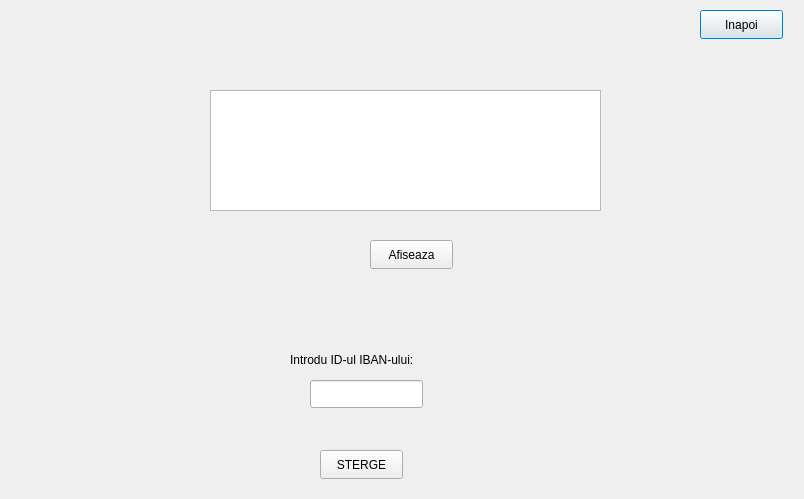
<?xml version="1.0" encoding="UTF-8"?>
<ui version="4.0">
 <class>fereastreStergereIBAN</class>
 <widget class="QDialog" name="fereastreStergereIBAN">
  <property name="geometry">
   <rect>
    <x>0</x>
    <y>0</y>
    <width>804</width>
    <height>499</height>
   </rect>
  </property>
  <property name="windowTitle">
   <string>Dialog</string>
  </property>
  <property name="styleSheet">
   <string notr="true">#fereastreStergereIBAN
{
background:url(:/imaginebuna.png)
}
</string>
  </property>
  <widget class="QLabel" name="label">
   <property name="geometry">
    <rect>
     <x>290</x>
     <y>350</y>
     <width>171</width>
     <height>20</height>
    </rect>
   </property>
   <property name="text">
    <string>Introdu ID-ul IBAN-ului:</string>
   </property>
  </widget>
  <widget class="QLineEdit" name="lineEdit">
   <property name="geometry">
    <rect>
     <x>310</x>
     <y>380</y>
     <width>113</width>
     <height>28</height>
    </rect>
   </property>
  </widget>
  <widget class="QLabel" name="labelInformatie">
   <property name="geometry">
    <rect>
     <x>290</x>
     <y>420</y>
     <width>261</width>
     <height>20</height>
    </rect>
   </property>
   <property name="text">
    <string/>
   </property>
  </widget>
  <widget class="QPushButton" name="pushButton">
   <property name="geometry">
    <rect>
     <x>700</x>
     <y>10</y>
     <width>83</width>
     <height>29</height>
    </rect>
   </property>
   <property name="text">
    <string>Inapoi</string>
   </property>
  </widget>
  <widget class="QPushButton" name="pushButton_2">
   <property name="geometry">
    <rect>
     <x>320</x>
     <y>450</y>
     <width>83</width>
     <height>29</height>
    </rect>
   </property>
   <property name="text">
    <string>STERGE</string>
   </property>
  </widget>
  <widget class="QPushButton" name="pushButton_3">
   <property name="geometry">
    <rect>
     <x>370</x>
     <y>240</y>
     <width>83</width>
     <height>29</height>
    </rect>
   </property>
   <property name="text">
    <string>Afiseaza</string>
   </property>
  </widget>
  <widget class="QTextEdit" name="textEdit">
   <property name="geometry">
    <rect>
     <x>210</x>
     <y>90</y>
     <width>391</width>
     <height>121</height>
    </rect>
   </property>
  </widget>
 </widget>
 <resources/>
 <connections/>
</ui>
